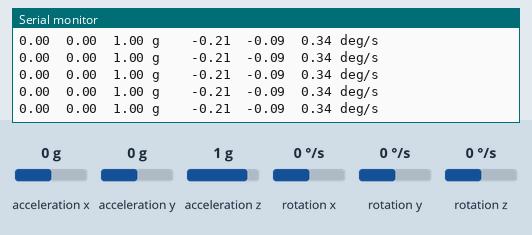
Recording of a sketch running on a simulated Arduino Uno WiFi Rev2. Shown: the last lines printed to the serial monitor. The inputs (shaded band) are chosen by the test bench; at power-on: acceleration x 0 g, acceleration y 0 g, acceleration z 1 g, rotation x 0 °/s, rotation y 0 °/s, rotation z 0 °/s.

Above: at 1.2 s.
1.3 s: acceleration x set to -1.4 g
At 1.34 s:
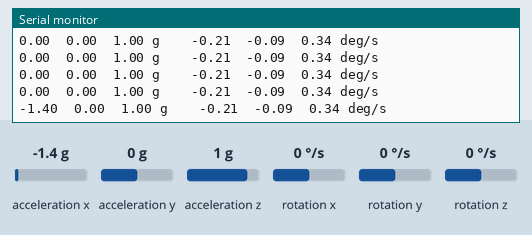
2.8 s: acceleration y set to -1.4 g
At 2.89 s:
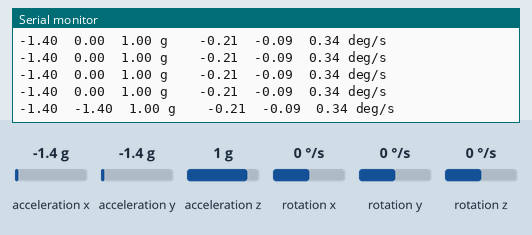
4.3 s: acceleration z set to -1.4 g
At 4.33 s:
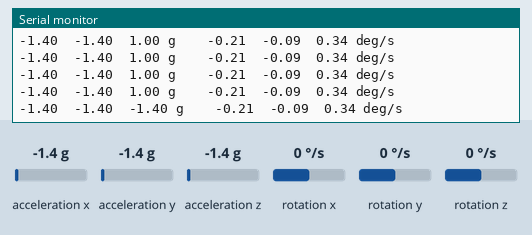
5.8 s: rotation x set to -192 °/s
At 5.87 s:
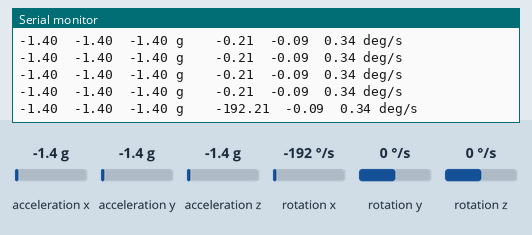
7.3 s: rotation y set to -192 °/s
At 7.31 s:
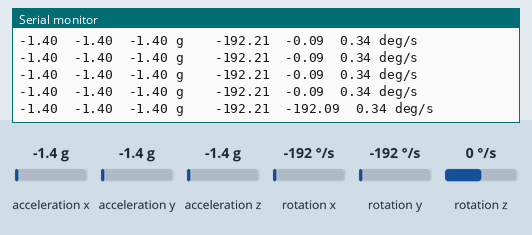

The sketch:

IMU-measurementsWithBias.ino
```cpp
// (licence header left out)
// Need this library installed to access the UNO Wifi Rev2 board's IMU
// For more details, look here: https://www.arduino.cc/reference/en/libraries/arduino_lsm6ds3/
#include <Arduino_LSM6DS3.h>

// Variables to store angular rates from the gyro [degrees/s]
float omega_x, omega_y, omega_z;

// Variables to store gyro bias values [degrees/s]
float omega_x_bias = 0.21;
float omega_y_bias = 0.091;
float omega_z_bias = -0.34;

// Variables to store accelerations [g's]
float a_x, a_y, a_z;

// Variables to store sample rates from sensor [Hz]
float a_f, g_f;

void setup()
{
    // Open the serial port at 115200 bps
    Serial.begin(115200);

    // Wait for serial connection before starting
    while (!Serial)
    {
        delay(10);
    }

    Serial.println();

    // Check that the board is initialized
    if (!IMU.begin())
    {
        // Print an error message if the IMU is not ready
        Serial.print("Failed to initialize IMU :(");
        Serial.print("\n");
        while (1)
        {
            delay(10);
        }
    }

    // Read the sample rate of the accelerometer and gyroscope
    a_f = IMU.accelerationSampleRate();
    g_f = IMU.gyroscopeSampleRate();

    // Print these values to the serial window
    Serial.print("Accelerometer sample rate: ");
    Serial.println(a_f);
    Serial.print("Gyroscope sample rate: ");
    Serial.println(g_f);
}

void loop()
{
    // Timing in the loop is controlled by the IMU reporting when
    // it is ready for another measurement.
    // The accelerometer and gyroscope output at the same rate and
    // will give us their measurements at a steady frequency.

    // Read from the accelerometer
    if (IMU.accelerationAvailable())
    {
        IMU.readAcceleration(a_x, a_y, a_z);

        /// Print the accelerometer measurements to the Serial Monitor
        Serial.print(a_x);
        Serial.print("\t");
        Serial.print(a_y);
        Serial.print("\t");
        Serial.print(a_z);
        Serial.print(" g\t\t");
    }

    // Read from the gyroscope
    if (IMU.gyroscopeAvailable())
    {
        IMU.readGyroscope(omega_x, omega_y, omega_z);

        // Print the gyroscope measurements to the Serial Monitor
        Serial.print(omega_x - omega_x_bias);
        Serial.print("\t");
        Serial.print(omega_y - omega_y_bias);
        Serial.print("\t");
        Serial.print(omega_z - omega_z_bias);
        Serial.print(" deg/s\n");
    }

    delay(100);
}
```

Measured:
- after the input at 1.3 s, the serial monitor: prints a new line at once (image 1)
- after the input at 2.8 s, the serial monitor: prints a new line after 0.08 s (image 2)
- after the input at 4.3 s, the serial monitor: prints a new line at once (image 3)
- after the input at 5.8 s, the serial monitor: prints a new line after 0.07 s (image 4)
- after the input at 7.3 s, the serial monitor: prints a new line at once (image 5)
